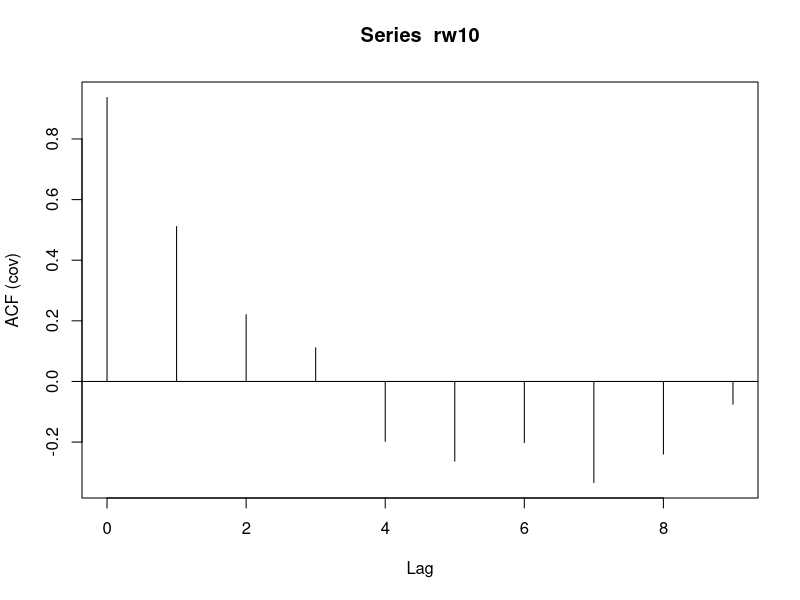
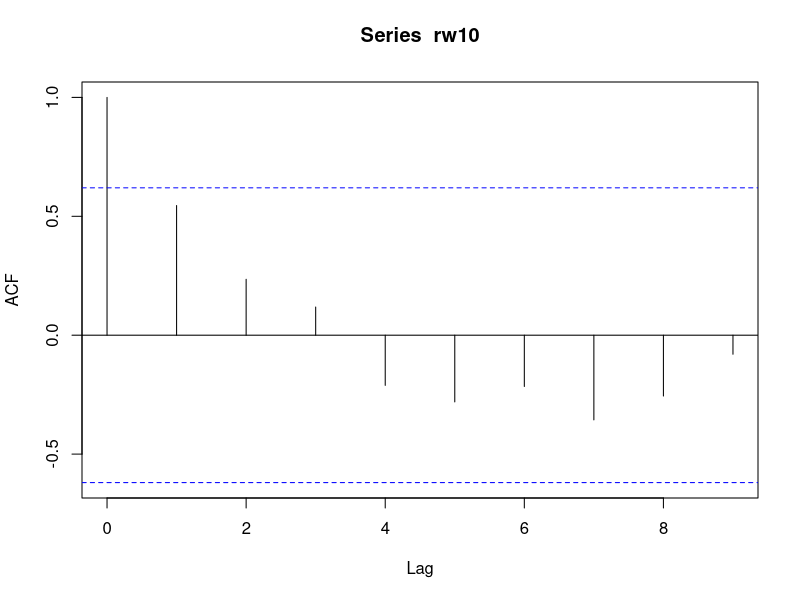
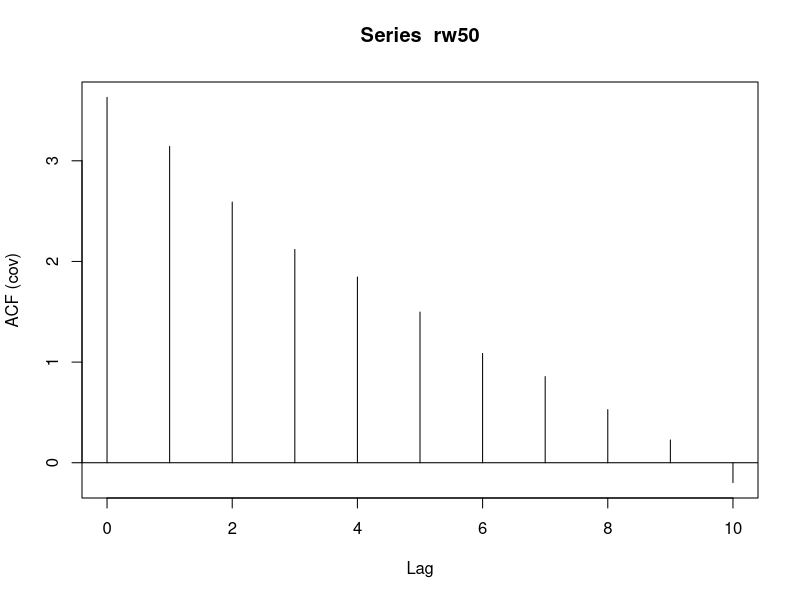
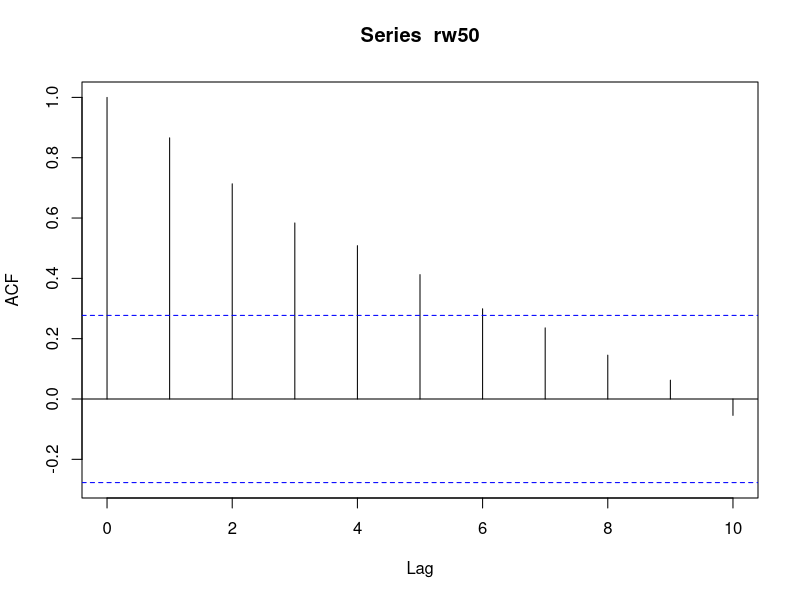
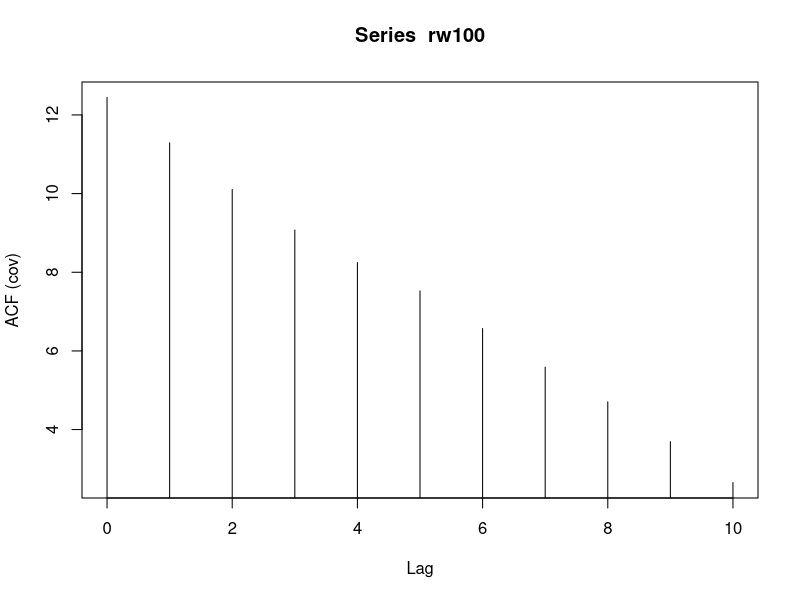
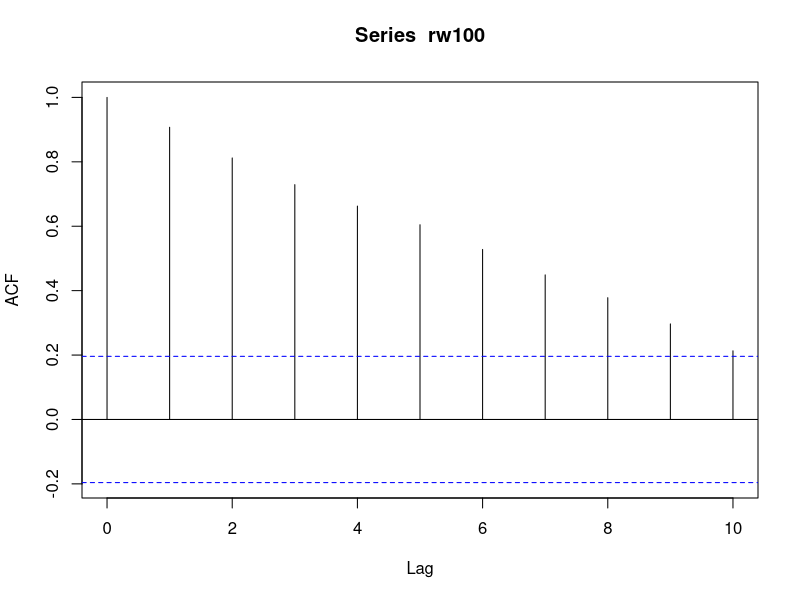
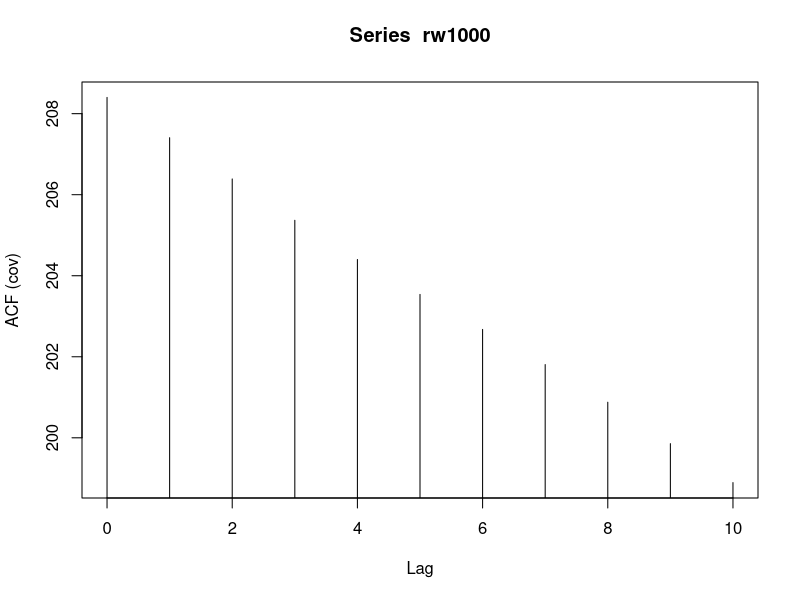
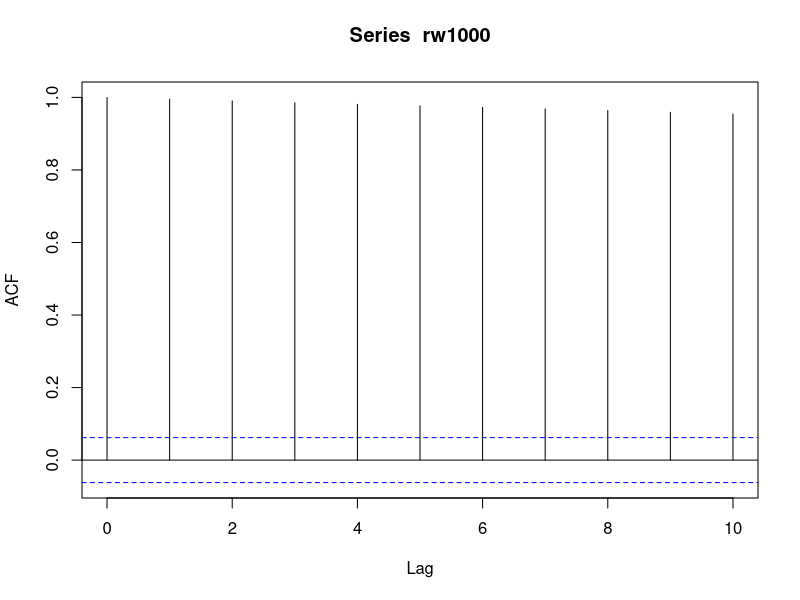

Generate these figures, in order, with R:
## ---- chunk 1
knitr::opts_chunk$set(echo = TRUE)
## ---- chunk 2
x10 <- rnorm(10, 0, 1)
x50 <- rnorm(50, 0, 1)
x100 <- rnorm(100, 0, 1)
x1000 <- rnorm(1000, 0, 1)

rw10 <- ts(cumsum(x10))
rw50 <- ts(cumsum(x50))
rw100 <- ts(cumsum(x100))
rw1000 <- ts(cumsum(x1000))
## ---- chunk 3
acf(rw10, 10, type = "covariance"); acf(rw10, 10, type = "correlation")
acf(rw50, 10, type = "covariance"); acf(rw50, 10, type = "correlation")
acf(rw100, 10, type = "covariance"); acf(rw100, 10, type = "correlation")
acf(rw1000, 10, type = "covariance"); acf(rw1000, 10, type = "correlation")

plot(rw10,type='l',lwd=2,col="blue",ylab="Random Walk",frame.plot=FALSE,main = paste("n = ",length(x10)))
plot(rw50,type='l',lwd=2,col="blue",ylab="Random Walk",frame.plot=FALSE,main = paste("n = ",length(x50)))
plot(rw100,type='l',lwd=2,col="blue",ylab="Random Walk",frame.plot=FALSE,main = paste("n = ",length(x100)))
plot(rw1000,type='l',lwd=2,col="blue",ylab="Random Walk",frame.plot=FALSE,main = paste("n = ",length(x1000)))

## ---- chunk 4
plot(acf(rw10, lag.max = 7))
## ---- chunk 5
x10 <- rnorm(10, 0, 1)
x30 <- rnorm(30, 0, 1)
x100 <- rnorm(100, 0, 1)
x10000 <- rnorm(10000, 0, 1)

ma10 <- filter(x10, filter = c(0.6, 0.3), method = "convolution", sides = 1, circular = TRUE)
ma30 <- filter(x30, filter = c(0.6, 0.3), method = "convolution", sides = 1, circular = TRUE)
ma100 <- filter(x100, filter = c(0.6, 0.3), method = "convolution", sides = 1, circular = TRUE)
ma10000 <- filter(x10000, filter = c(0.6, 0.3), method = "convolution", sides = 1, circular = TRUE)

acf( ma10
     ,ylab = 'MA(10)'
     ,frame.plot=FALSE
     ,type = "correlation")

acf( ma30
     ,ylab = 'MA(30)'
     ,frame.plot=FALSE
     ,type = "correlation")

acf( ma100
     ,ylab = 'MA(100)'
     ,frame.plot=FALSE
     ,type = "correlation")

acf( ma10000
     ,ylab = 'MA(10000)'
     ,frame.plot=FALSE
     ,type = "correlation")
## ---- chunk 6
ma10 <- filter(x10, filter = c(0.2, 0.5, 0.3), method = "convolution", sides = 2, circular = TRUE)
ma30 <- filter(x30, filter = c(0.2, 0.5, 0.3), method = "convolution", sides = 2, circular = TRUE)
ma100 <- filter(x100, filter = c(0.2, 0.5, 0.3), method = "convolution", sides = 2, circular = TRUE)
ma10000 <- filter(x10000, filter = c(0.2, 0.5, 0.3), method = "convolution", sides = 2, circular = TRUE)

acf( ma10
     ,ylab = 'MA(10)'
     ,frame.plot=FALSE
     ,type = "correlation")

acf( ma30
     ,ylab = 'MA(30)'
     ,frame.plot=FALSE
     ,type = "correlation")

acf( ma100
     ,ylab = 'MA(100)'
     ,frame.plot=FALSE
     ,type = "correlation")

acf( ma10000
     ,ylab = 'MA(10000)'
     ,frame.plot=FALSE
     ,type = "correlation")
